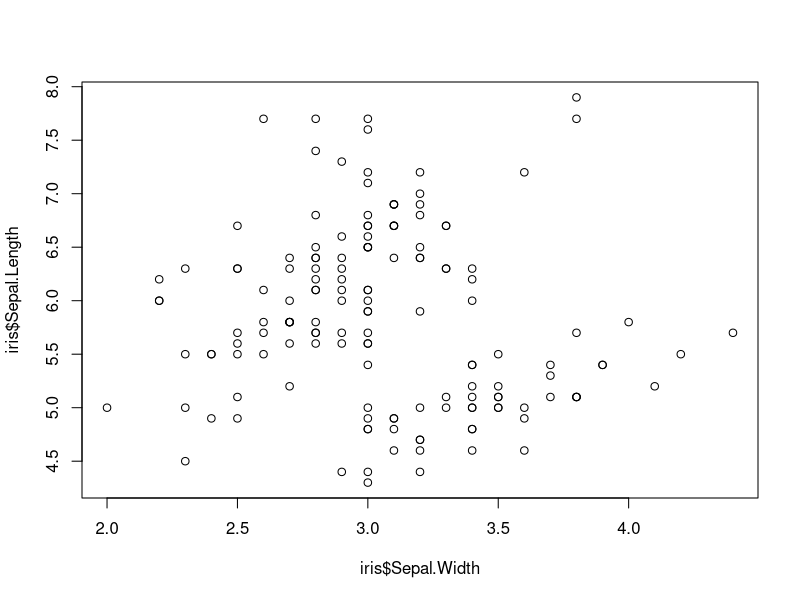
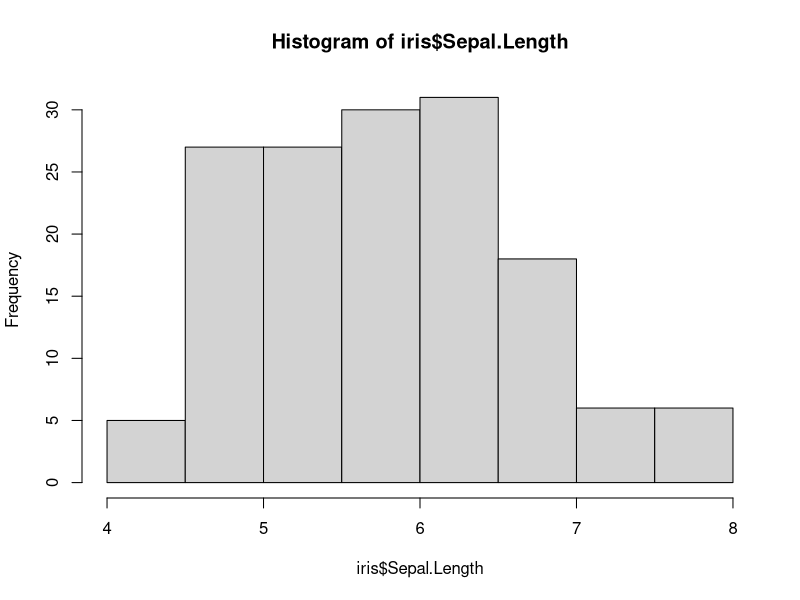

These figures' R source, in order:
## ---- chunk 1
x<-c(8)
y<-c(10)
z<-c(3)

v<-x*z*y
v
## ---- chunk 2
myVec<-c(1,2,3,4,5)
myRep<-rep(10, 217)
mySeq<-seq( from=1, to=100, by=0.25 )
length(unique(mySeq))
## ---- chunk 3
ls()
getwd()
#save.workspace()
## ---- chunk 4
##1
data(iris)
t<-iris[10,1]
str(iris)
#2?
s<-iris[5, ]
s2<-s*2
#cannot do this with species (=factor)
#3?
i1<-subset(iris[1:10,1:2])
i2<-subset(iris[15,1:2])
i3<-subset(iris[35:40:10,1:2])
#i4<-cbind(i1,i2,i3)

#4
iris2<-iris
iris2<-iris[-10, ]
#5
newobject2<-iris$Sepal.Length>5
b<-iris$Sepal.Length[ iris$Sepal.Length > 55 ]
#data<-cbind(iris$Sepal.Length, iris$Sepal.Width)

#6 
iris3 <- subset(iris, iris$Species=="setosa")
#7
plot(iris$Sepal.Length~iris$Sepal.Width )




## ---- chunk 5
#data.frame(cbind(myVec, myRep, mySeq)
           
## ---- chunk 6
#library(dismo)

## ---- chunk 7
hist(iris$Sepal.Length)
## ---- chunk 8
#M <- matrix( data=NA, nrow=5, ncol=1 )

#for(i in 5:1){M[ ,i]<- c("Hello world!")} M


## ---- chunk 9
#ddply(.data=myMat, .variables="8", .fun="mean"")

## ---- chunk 10
# simple function to return square of a number

## ---- chunk 11

## ---- chunk 12

